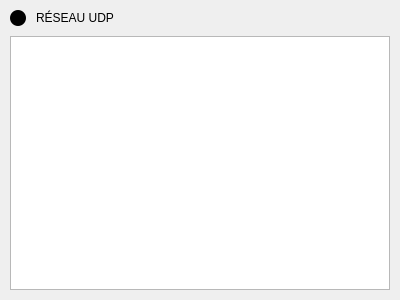
<?xml version="1.0" encoding="UTF-8"?>
<ui version="4.0">
 <class>Udp</class>
 <widget class="QWidget" name="Udp">
  <property name="geometry">
   <rect>
    <x>0</x>
    <y>0</y>
    <width>400</width>
    <height>300</height>
   </rect>
  </property>
  <property name="windowTitle">
   <string>UDP</string>
  </property>
  <property name="styleSheet">
   <string notr="true">QLabel#status {
	background-color: black;
	border-radius: 8px;
}
</string>
  </property>
  <layout class="QVBoxLayout" name="verticalLayout">
   <property name="spacing">
    <number>10</number>
   </property>
   <property name="margin">
    <number>10</number>
   </property>
   <item>
    <layout class="QHBoxLayout" name="horizontalLayout">
     <property name="spacing">
      <number>10</number>
     </property>
     <item>
      <widget class="QLabel" name="status">
       <property name="minimumSize">
        <size>
         <width>16</width>
         <height>16</height>
        </size>
       </property>
       <property name="maximumSize">
        <size>
         <width>16</width>
         <height>16</height>
        </size>
       </property>
       <property name="text">
        <string/>
       </property>
      </widget>
     </item>
     <item>
      <widget class="QLabel" name="title">
       <property name="minimumSize">
        <size>
         <width>150</width>
         <height>0</height>
        </size>
       </property>
       <property name="text">
        <string>RÉSEAU UDP</string>
       </property>
      </widget>
     </item>
    </layout>
   </item>
   <item>
    <widget class="QPlainTextEdit" name="history">
     <property name="lineWrapMode">
      <enum>QPlainTextEdit::NoWrap</enum>
     </property>
    </widget>
   </item>
  </layout>
 </widget>
 <resources/>
 <connections/>
</ui>
